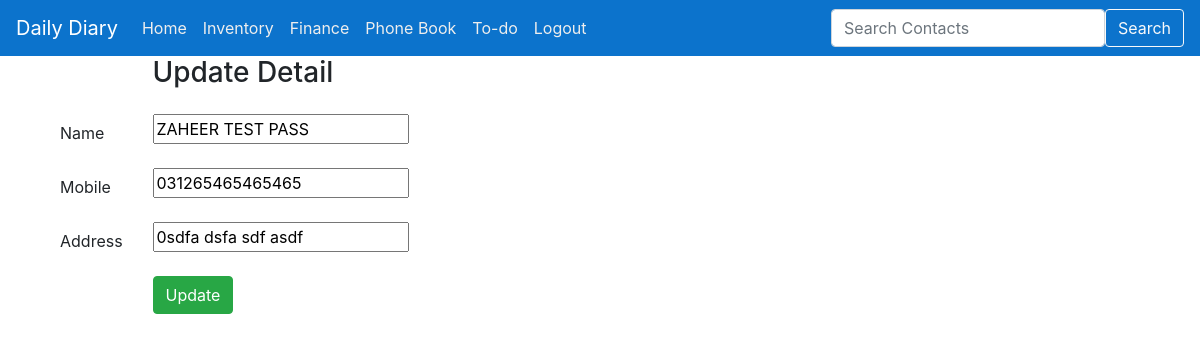
The app's page /editcontact/5/ (signed in) with its own data.
### blog/models.py (models this page shows, shortened)
class Contacts(models.Model):
    reg_date = models.DateField(auto_now_add=True)
    contact_ID = models.AutoField(primary_key=True)
    Name = models.CharField(max_length=100)
    Mobile = models.CharField(max_length=17,null=False, blank=False, unique=True)
    Address = models.CharField(max_length=250, null=False)

### blog/views.py (the view)
# urls.py: path('editcontact/<int:contact_ID>/', views.editContact),
@login_required(login_url='/login/')
def editContact(request,contact_ID):
    mycontact = Contacts.objects.get(contact_ID=contact_ID)
    return render (request, "blog/edit_contact.html",{'mycontact':mycontact})

### templates/blog/edit_contact.html (shortened to what this page needs)
{% extends "blog/base.html"%}
{% block body_block %}
<div class="row align-items-center justify-content-center">
<div class="col">
      <form class="post-form" action="/contactupdate/{{mycontact.contact_ID}}" method="post">
    <div class="container">
      <div class = "form-group row" >
      <label class="col-sm-1 col-form-label"> </label>
      <div class="col-sm-4">
        <h3>Update Detail</h3>
      </div>
      </div>
      <div class = "form-group row" >
      <label class="col-sm-1 col-form-label">Name</label>
      <div class="col-sm-4">
      <input type="text" name="Name"  income_enrty = "Name" value="{{mycontact.Name}}"/>
      </div>
      </div>
      <div class = "form-group row" >
      <label class="col-sm-1 col-form-label">Mobile</label>
      <div class="col-sm-4">
      <input type="text" name="Mobile"  Mobile = "Mobile" value="{{mycontact.Mobile}}"/>
    </div>
    </div>
  <div class = "form-group row" >
  <label class="col-sm-1 col-form-label">Address</label>
  <div class="col-sm-4">
  <input type="text" name="Address"  Addess = "Address" value="{{mycontact.Address}}"/>
  </div>
  </div>
  <div class = "form-group row" >
  <label class="col-sm-1 col-form-label"></label>
  <div class="col-sm-4">
  <button type="submit" class ="btn btn-success">Update</button>
  </div>
  </div>
  </form>
      </div>
    </div>
{% endblock %}

### records on screen
Contacts: Name "ZAHEER TEST PASS", Mobile "031265465465465", Address "0sdfa dsfa sdf asdf"
